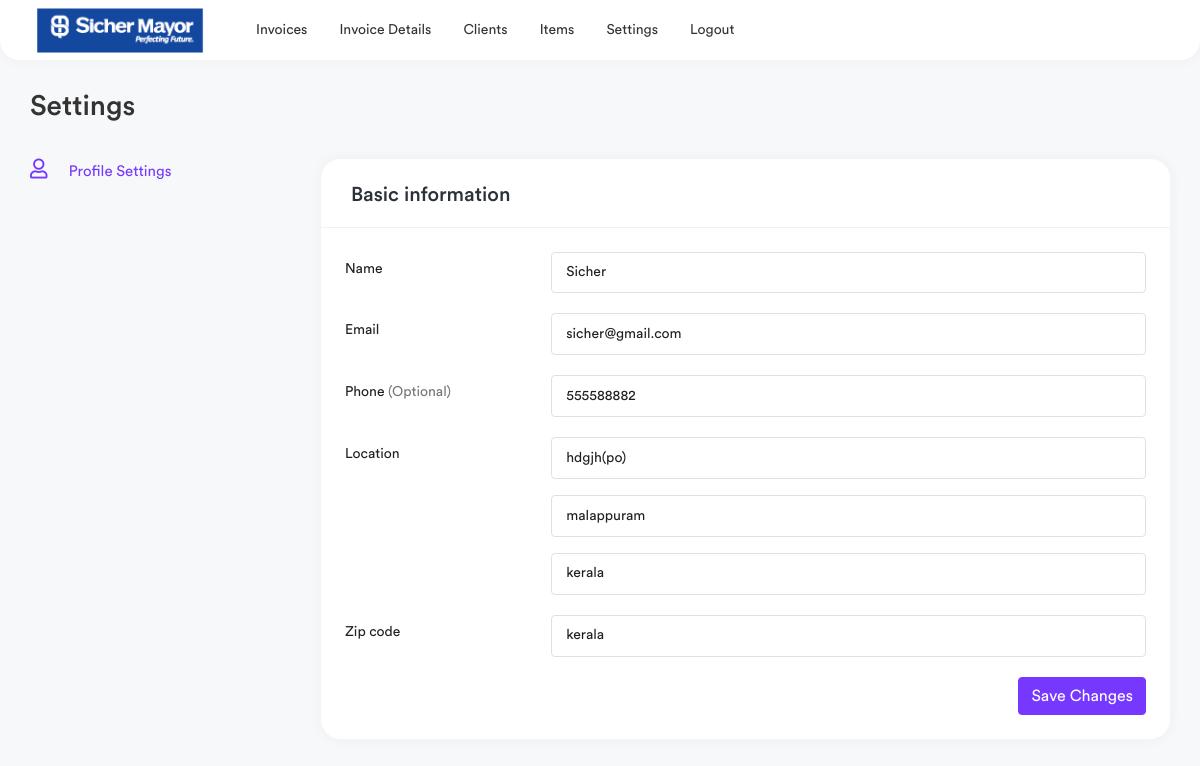
The app's page /settings (signed in) with its own data.
### invoice/models.py (models this page shows, shortened)
class FromDetails(models.Model):
    name = models.CharField(max_length=50,null=True)
    phone = models.CharField(max_length=20,null=True)
    email = models.CharField(max_length=50,null=True)
    website = models.CharField(max_length=50,null=True)
    address = models.CharField(max_length=100,null=True)
    district = models.CharField(max_length=50,null=True)
    state = models.CharField(max_length=25,null=True)
    pincode = models.CharField(max_length=15,null=True)
    class Meta:
        verbose_name_plural = ("Main Admin")

### invoice/views.py (the view)
# urls.py: path('settings',views.settings, name='settings'),
@login_required(login_url="/login-page/")
def settings(request):
    admin_details = FromDetails.objects.all().last()
    context = {
        "admin_details":admin_details,
    }
    return render(request,'settings.html',context)

### templates/settings.html
{% extends 'base.html' %}
{% load static %}
{% block content %}
<div class="page-wrapper">
    <div class="content container-fluid">
        <div class="page-header">
            <div class="row">
                <div class="col-sm-6">
                    <h3 class="page-title">Settings</h3>
                </div>
            </div>
        </div>
        <div class="row">
            <div class="col-xl-3 col-md-4">
                <div class="widget settings-menu">
                    <ul>
                        <li class="nav-item">
                            <a href="settings.html" class="nav-link active">
                                <i class="far fa-user"></i> <span>Profile Settings</span>
                            </a>
                        </li>
                    </ul>
                </div>
            </div>
            <div class="col-xl-9 col-md-8">
                <div class="card">
                    <div class="card-header">
                        <h5 class="card-title">Basic information</h5>
                    </div>
                    <div class="card-body">
                        <form>
                            <div class="row form-group">
                                <label for="name" class="col-sm-3 col-form-label input-label">Name</label>
                                <div class="col-sm-9">
                                    <input type="text" class="form-control"
                                        value="{{admin_details.name}}">
                                </div>
                            </div>
                            <div class="row form-group">
                                <label for="email" class="col-sm-3 col-form-label input-label">Email</label>
                                <div class="col-sm-9">
                                    <input type="email" class="form-control"
                                        value="{{admin_details.email}}">
                                </div>
                            </div>
                            <div class="row form-group">
                                <label for="phone" class="col-sm-3 col-form-label input-label">Phone <span
                                        class="text-muted">(Optional)</span></label>
                                <div class="col-sm-9">
                                    <input type="text" class="form-control" value="{{admin_details.phone}}">
                                </div>
                            </div>
                            <div class="row form-group">
                                <label for="location"
                                    class="col-sm-3 col-form-label input-label">Location</label>
                                <div class="col-sm-9">
                                    <div class="mb-3">
                                        <input type="text" class="form-control" value="{{admin_details.address}}">
                                    </div>
                                    <div class="mb-3">
                                        <input type="text" class="form-control"
                                            value="{{admin_details.district}}">
                                    </div>
                                    <input type="text" class="form-control"
                                        value="{{admin_details.state}}">
                                </div>
                            </div>
                            <div class="row form-group">
                                <label for="zipcode" class="col-sm-3 col-form-label input-label">Zip
                                    code</label>
                                <div class="col-sm-9">
                                    <input type="text" class="form-control" value="{{admin_details.state}}">
                                </div>
                            </div>
                            <div class="text-end">
                                <button type="submit" class="btn btn-primary">Save Changes</button>
                            </div>
                        </form>
                    </div>
                </div>
            </div>
        </div>
    </div>
</div>
{% endblock %}

### records on screen
FromDetails: name "Sicher", email "sicher@gmail.com", phone "555588882", address "hdgjh(po)", district "malappuram", state "kerala"
